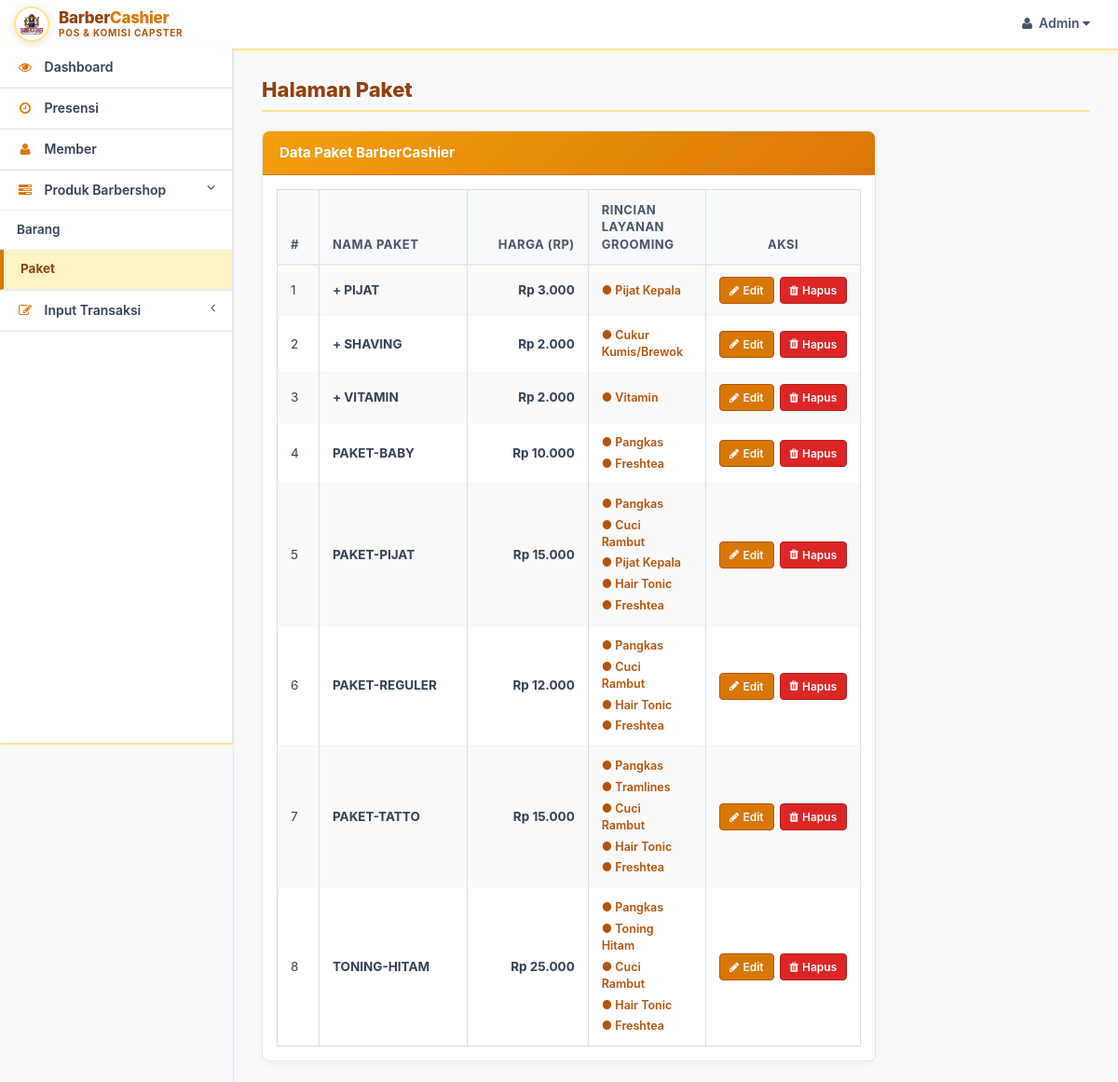
/SOURCE_CODE_APLIKASI/pages/paket (signed in), run on the app's committed database.
### tables this page shows
CREATE TABLE `paket` (
  `idpaket` int(11) NOT NULL AUTO_INCREMENT,
  `nama` varchar(45) NOT NULL,
  `harga` varchar(45) NOT NULL,
  `service1` varchar(45) NOT NULL,
  `service2` varchar(45) NOT NULL,
  `service3` varchar(45) NOT NULL,
  `service4` varchar(45) NOT NULL,
  `service5` varchar(45) NOT NULL,
  `visible` tinyint(1) NOT NULL DEFAULT 1,
  PRIMARY KEY (`idpaket`)
);

### SOURCE_CODE_APLIKASI/pages/paket.php (the view, shortened to what this page needs)
<div class="row">
    <div class="col-lg-12" >
        <h3 class="page-header">Halaman Paket</h3>
    </div>
</div>
<div class="row">
    <div class="col-lg-9">
        <div class="panel panel-success">
            <div class="panel-heading">
                Data Paket BarberCashier
            </div>
            <div class="panel-body">
                <div class="table-responsive">
                    <table class="table table-striped table-bordered table-hover">
                        <thead>
                            <tr>
                                <th style="width: 45px;">#</th>
                                <th style="width: 160px;">Nama Paket</th>
                                <th style="text-align: right; width: 130px;">Harga (Rp)</th>
                                <th>Rincian Layanan Grooming</th>
                                <th style="text-align: center; width: 160px;">Aksi</th>
                            </tr>
                        </thead>
                        <tbody>
                        <?php
                        $no = '0';
                        $result = mysql_query("SELECT * from paket where visible='1' ORDER BY nama");
                        while($row=mysql_fetch_array($result))
                        {
                            $no++;
                        ?>
                            <tr>
                                <td><?php echo $no; ?></td>
                                <td style="font-weight: 700; color: #1e293b;"><?php echo $row['nama'];?></td>
                                <td align="right" style="font-weight: 700; color: #b45309;">Rp <?php echo number_format($row['harga'],0,',','.') ?></td>
                                <td>
                                    <div style="display: flex; flex-wrap: wrap; gap: 5px;">
                                    <?php
                                    for ($s = 1; $s <= 5; $s++) {
                                        $srv = trim($row['service' . $s]);
                                        if (!empty($srv)) {
                                            echo '<span style="color: #b45309; font-size: 12.5px; font-weight: 600; display: inline-flex; align-items: center; margin-right: 10px;">● ' . htmlspecialchars($srv) . '</span>';
                                        }
                                    }
                                    ?>
                                    </div>
                                </td>
                                <td align="center">
                                    <div class="table-actions">
                                        <a href="index.php?cp=paket&idpkt=<?php echo $row['idpaket'] ?>" class="btn-action-edit" title="Edit Paket">
                                            <i class="fa fa-pencil"></i> Edit
                                        </a>
                                        <a href="prosesataz.php?id=<?php echo $row['idpaket'] ?>&proses=paket" class="btn-action-delete" onclick='return confirm("Hapus <?php echo $row['nama']?> ?")' title="Hapus Paket">
                                            <i class="fa fa-trash"></i> Hapus
                                        </a>
                                    </div>
                                </td>
                            </tr>
                        <?php
                            }
                        ?>
                        </tbody>
                    </table>
                </div>
            </div>
        </div>
    </div>
</div>

### data on the page
paket: nama "+ PIJAT", harga "3.000", service1 "Pijat Kepala"
paket: nama "+ SHAVING", harga "2.000", service1 "Cukur Kumis/Brewok"
paket: nama "+ VITAMIN", harga "2.000", service1 "Vitamin"
paket: nama "PAKET-BABY", harga "10.000", service1 "Pangkas", service2 "Freshtea"
paket: nama "PAKET-PIJAT", harga "15.000", service1 "Pangkas", service2 "Cuci Rambut", service3 "Pijat Kepala", service4 "Hair Tonic", service5 "Freshtea"
paket: nama "PAKET-REGULER", harga "12.000", service1 "Pangkas", service2 "Cuci Rambut", service3 "Hair Tonic", service4 "Freshtea"
paket: nama "PAKET-TATTO", harga "15.000", service1 "Pangkas", service2 "Tramlines", service3 "Cuci Rambut", service4 "Hair Tonic", service5 "Freshtea"
paket: nama "TONING-HITAM", harga "25.000", service1 "Pangkas", service2 "Toning Hitam", service3 "Cuci Rambut", service4 "Hair Tonic", service5 "Freshtea"

### other printed values
$navlevel[0] "Admin"
